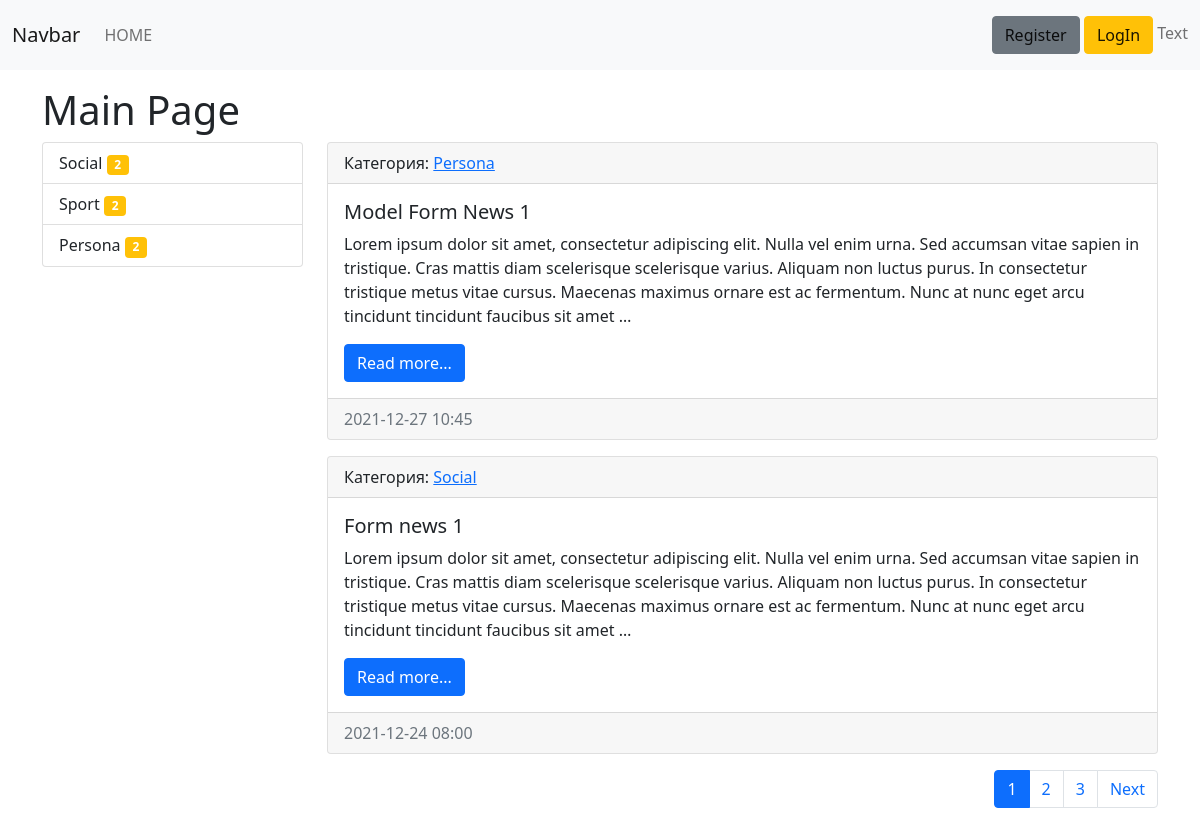
The app's page /, older data.
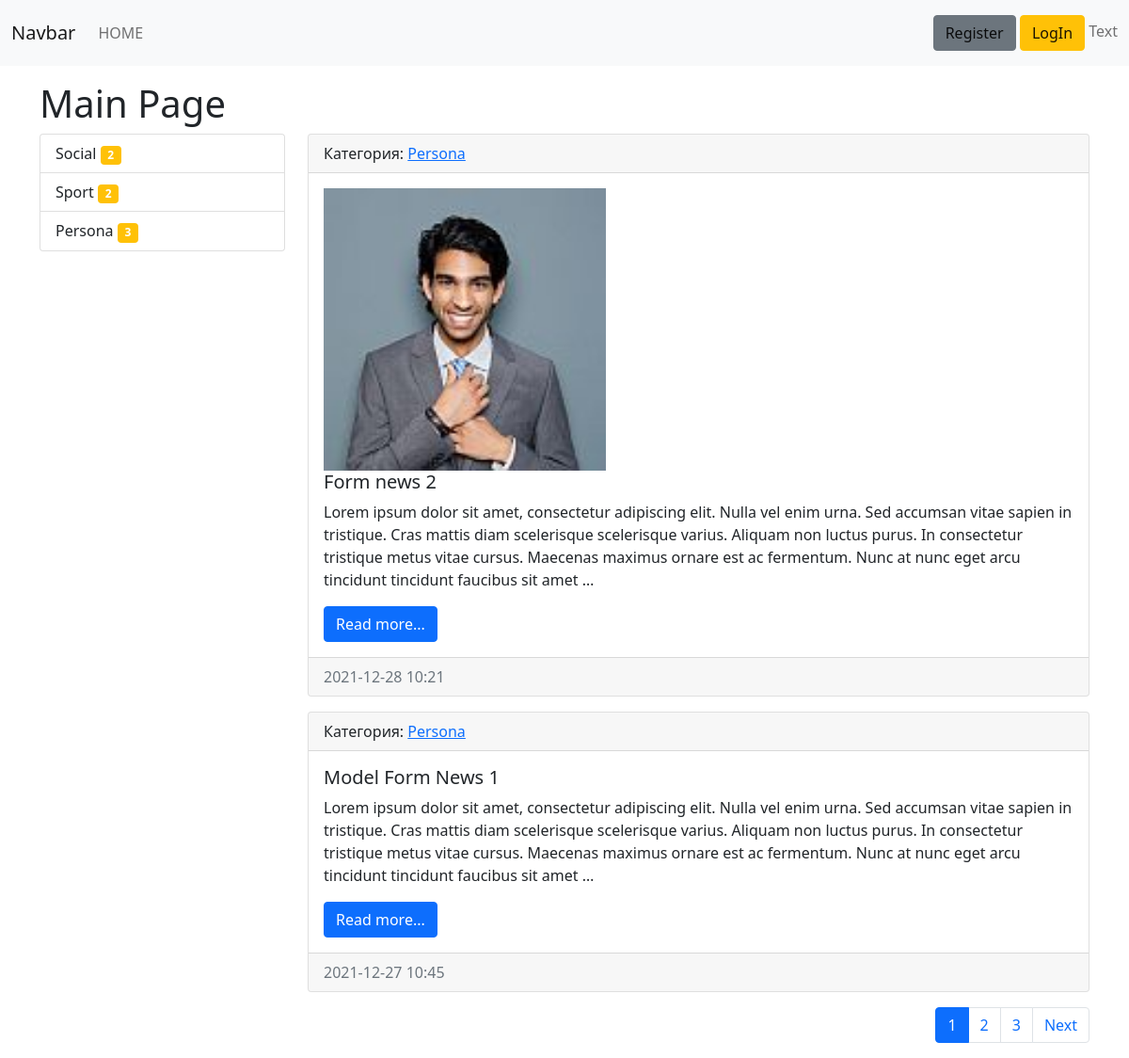
The same page, newer data.
### news/models.py (models this page shows, shortened)
class Category(models.Model):
    title = models.CharField(max_length = 50, verbose_name = 'Категория', db_index = True)
    def __str__(self):
        return self.title
    def get_absolute_url(self):
        return reverse(viewname = 'category', kwargs={'category_id': self.pk,})
    class Meta:
        verbose_name = 'Категория'
        verbose_name_plural = 'Категории'
        ordering = ['title',]

class News(models.Model):
    title = models.CharField(max_length=150, verbose_name = 'Тема')
    content = models.TextField(verbose_name = 'Текст')
    photo = models.ImageField(upload_to = 'photos/%Y/%m/%d/', verbose_name = 'Фото')
    created_at = models.DateTimeField(auto_now_add = True, verbose_name = 'Дата создания')
    updated_at = models.DateTimeField(auto_now = True, verbose_name = 'Дата последнего изменеения')
    is_published = models.BooleanField(default = True, verbose_name = 'Опубликован')
    category = models.ForeignKey(to = 'Category', on_delete = models.PROTECT, null = True, verbose_name = 'Категория')
    views = models.IntegerField(default = 0)
    def get_absolute_url(self):
        return reverse(viewname = 'view_news', kwargs={'news_id': self.pk,})
    class Meta:
        verbose_name = 'Запись'
        verbose_name_plural = 'Записи'
        ordering = ['-created_at', '-title']

### news/views.py (the view)
# urls.py: path('', HomeNews.as_view(), name = 'home'),
class HomeNews(ListView):
    model = News
    template_name = 'news/home_news_list.html'
    context_object_name = 'news'
    paginate_by = 2
    def get_context_data(self, **kwargs):
        context = super().get_context_data(**kwargs)
        context["title"] = 'Main Page'
        return context
    def get_queryset(self):
        return News.objects.filter(is_published = True).select_related('category')

### news/templatetags/news_tags.py (called while the page is built)
@register.inclusion_tag('news/list_cat.html')
def show_categories():
    categories = Category.objects.annotate(cnt=Count('news', filter=F('news__is_published'))).filter(cnt__gt=0)
    content = {
        'category': categories,
    }
    return content

### news/templates/news/home_news_list.html (shortened to what this page needs)
{% extends 'base.html' %}
{% block sidebar %}
    {% include 'inc/_sidebar.html' %}
{% endblock  %}
{% block content %}
<div class="col-md-9">
    {% for item in news %}
        <div class="card mb-3">
            <div class="card-header">
                Категория: <a href="{{ item.category.get_absolute_url }}"> {{ item.category  }} </a>
            </div>
            <div class="card-body">
                <div class="media">
                    {% if item.photo %}
                        <img src="{{ item.photo.url }}" width="300" class="mr-3">
                    {% endif %}
                    <div class="media-body">
                        <h5 class="card-title">{{ item.title }}</h5>
                        <p class="card-text">{{ item.content|linebreaksbr|truncatewords:50 }}</p>
                        <a href="{{ item.get_absolute_url }}" class="btn btn-primary">Read more...</a>
                    </div>
                </div>
            </div>
            <div class="card-footer text-muted">
                {{ item.updated_at|date:"Y-m-d H:i"}}
            </div>
        </div>
    {% endfor %}
    <nav aria-label="Page navigation example">
        <ul class="pagination justify-content-end">
                <li class="page-item active">
                    <a class="page-link" href="?page={{ page_obj.number }}">{{ page_obj.number }}</a>
                </li>
            {% if  page_obj.number|add:1 in page_obj.paginator.page_range %}
                <li class="page-item {% if p == page_obj.number%} active{% endif %}">
                    <a class="page-link" href="?page={{ page_obj.number|add:1 }}">{{ page_obj.number|add:1 }}</a>
                </li>
            {% endif %}
            {% if  page_obj.number|add:2 in page_obj.paginator.page_range %}
                <li class="page-item {% if p == page_obj.number%} active{% endif %}">
                    <a class="page-link" href="?page={{ page_obj.number|add:2 }}">{{ page_obj.number|add:2 }}</a>
                </li>
            {% endif %}
            {% if page_obj.has_next %}
                <li class="page-item">
                    <a class="page-link" href="?page={{ page_obj.number|add:1 }}">Next</a>
                </li>
            {% endif %}
        </ul>
      </nav>
</div>
{% endblock  %}

### news/templates/news/list_cat.html (shortened to what this page needs)
<div class="list-group">
    {% for item in category %}
        <a href="{{ item.get_absolute_url }}" class="list-group-item list-group-item-action">
            {{ item.title }}
            <span class="badge bg-warning">
                {{ item.cnt }}
            </span>
        </a>
    {% endfor %}
</div>

Row changes from the older to the newer data that the page shows:
no longer on this page (row unchanged): News: category "Social", title "Form news 1", content "Lorem ipsum dolor sit amet, consectetur adipiscing elit. Nulla vel enim urna. Sed accumsan vitae sapien in tristique. Cras mattis diam scelerisque scelerisque varius. Aliquam non luctus purus. In consectetur tristique metus vitae cursus. Maecenas maximus ornare est ac fermentum. Nunc at nunc eget arcu tincidunt tincidunt faucibus sit amet …", updated_at "2021-12-24 08:00"
computed for Category "Persona": cnt "2" → "3"
added News: category "Persona", photo (picture), title "Form news 2", content "Lorem ipsum dolor sit amet, consectetur adipiscing elit. Nulla vel enim urna. Sed accumsan vitae sapien in tristique. Cras mattis diam scelerisque scelerisque varius. Aliquam non luctus purus. In consectetur tristique metus vitae cursus. Maecenas maximus ornare est ac fermentum. Nunc at nunc eget arcu tincidunt tincidunt faucibus sit amet …", updated_at "2021-12-28 10:21"
